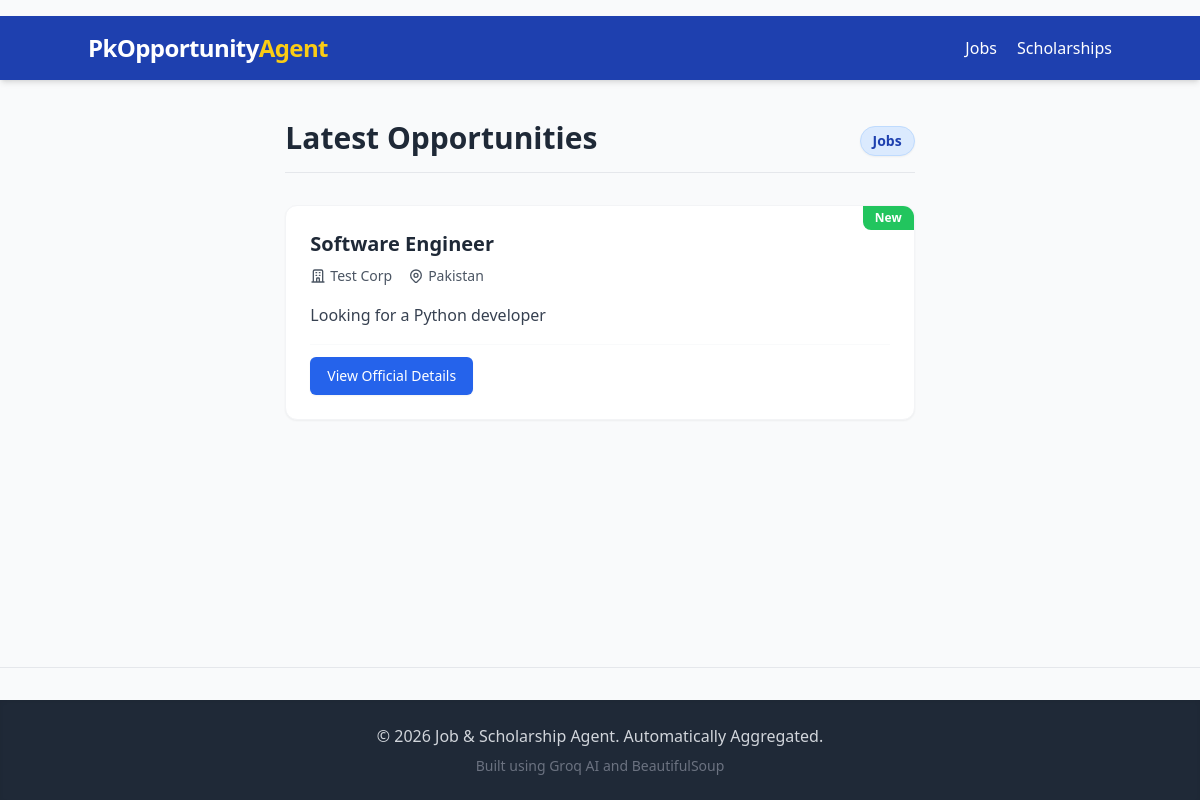
The page / on the database its author committed.
### models.py (models this page shows, shortened)
class Job(db.Model):
    __tablename__ = 'jobs'
    id = db.Column(db.Integer, primary_key=True)
    title = db.Column(db.String(255), nullable=False)
    company = db.Column(db.String(255))
    location = db.Column(db.String(255))
    salary = db.Column(db.String(255))
    description = db.Column(db.Text)
    apply_links = db.Column(db.Text) # Stored as JSON string or comma separated
    source = db.Column(db.String(255))
    date_posted = db.Column(db.DateTime, default=datetime.utcnow)
    normalized_title = db.Column(db.String(255), nullable=False)
    state = db.Column(db.String(50), default='pending') # pending, merged, published
    slug = db.Column(db.String(255))
    seo_title = db.Column(db.String(255))
    seo_meta = db.Column(db.String(255))
    json_ld = db.Column(db.Text)

### app.py (the view)
    @app.route('/')
    def index():
        jobs = Job.query.filter_by(state='published').order_by(Job.date_posted.desc()).limit(20).all()
        return render_template('index.html', items=jobs, type='job')

### templates/index.html (shortened to what this page needs)
{% extends "base.html" %}
{% block content %}
<div class="mb-8 flex justify-between items-end border-b pb-4">
    <h1 class="text-3xl font-extrabold text-gray-800">Latest Opportunities</h1>
    <span
        class="text-sm font-semibold px-3 py-1 bg-blue-100 text-blue-800 rounded-full border border-blue-200 shadow-sm">{{
        type|capitalize }}s</span>
</div>
{% if items %}
<div class="grid gap-6">
    {% for item in items %}
    <article
        class="bg-white p-6 rounded-xl shadow-sm hover:shadow-md transition duration-300 border border-gray-100 relative group overflow-hidden">
        <div class="absolute top-0 right-0 bg-green-500 text-white text-xs font-bold px-3 py-1 rounded-bl-lg">
            New
        </div>
        <h2 class="text-xl font-bold text-gray-800 mb-2 group-hover:text-blue-600 transition">
            <a href="#">{{ item.seo_title if item.seo_title else item.title }}</a>
        </h2>
        {% if type == 'job' %}
        <div class="text-gray-600 text-sm mb-4 flex flex-wrap gap-4 items-center">
            <span class="flex items-center"><svg class="w-4 h-4 mr-1" fill="none" stroke="currentColor"
                    viewBox="0 0 24 24">
                    <path stroke-linecap="round" stroke-linejoin="round" stroke-width="2"
                        d="M19 21V5a2 2 0 00-2-2H7a2 2 0 00-2 2v16m14 0h2m-2 0h-5m-9 0H3m2 0h5M9 7h1m-1 4h1m4-4h1m-1 4h1m-5 10v-5a1 1 0 011-1h2a1 1 0 011 1v5m-4 0h4">
                    </path>
                </svg>{{ item.company }}</span>
            <span class="flex items-center">{{ item.location }}</span>
        </div>
        {% endif %}
        <p class="text-gray-700 text-base mb-4 leading-relaxed line-clamp-3">
            {{ item.description|striptags }}
        </p>
        <div class="flex flex-col sm:flex-row gap-3 pt-3 border-t border-gray-50">
            {% set links = [] %}
            {% if item.apply_links %}
            {% set links = item.apply_links %}
            {% elif item.official_apply_links %}
            {% set links = item.official_apply_links %}
            {% endif %}
            {% set parsed_links = links|default('[]') %}
            <a href="#"
                class="inline-flex justify-center items-center px-4 py-2 border border-transparent text-sm font-medium rounded-md shadow-sm text-white bg-blue-600 hover:bg-blue-700 focus:outline-none focus:ring-2 focus:ring-offset-2 focus:ring-blue-500 w-full sm:w-auto transition-colors">
                View Official Details
            </a>
        </div>
    </article>
    {% endfor %}
</div>
{% endif %}
{% endblock %}

### templates/base.html (shortened to what this page needs)
<!DOCTYPE html>
<html lang="en">
<head>
    <script src="https://cdn.tailwindcss.com"></script>
</head>
<body class="bg-gray-50 flex flex-col min-h-screen text-gray-800 font-sans">
    <div class="w-full text-center p-2">
    </div>
    <nav class="bg-blue-800 text-white p-4 shadow-md sticky top-0 z-50">
        <div class="container mx-auto flex justify-between items-center">
            <a href="/" class="text-2xl font-bold tracking-tight">PkOpportunity<span
                    class="text-yellow-400">Agent</span></a>
            <div class="space-x-4">
                <a href="/" class="hover:text-yellow-300 transition">Jobs</a>
                <a href="/scholarships" class="hover:text-yellow-300 transition">Scholarships</a>
            </div>
        </div>
    </nav>
    <main class="container mx-auto p-4 flex-grow flex gap-6 mt-6">
        <aside class="w-1/6 hidden lg:block">
        </aside>
        <section class="w-full lg:w-4/6">
            {% block content %}{% endblock %}
        </section>
        <aside class="w-1/6 hidden lg:block">
        </aside>
    </main>
    <div class="w-full text-center p-4 mt-8 border-t border-gray-200">
    </div>
    <footer class="bg-gray-800 text-gray-300 p-6 text-center shadow-inner mt-auto">
        <p>&copy; 2026 Job & Scholarship Agent. Automatically Aggregated.</p>
        <p class="text-sm mt-2 text-gray-500">Built using Groq AI and BeautifulSoup</p>
    </footer>
</body>
</html>

### rows shown on the page
Job: seo_title "Software Engineer", company "Test Corp", location "Pakistan", description "Looking for a Python developer"

### other values the page prints
{{ type|capitalize }} "Job"
